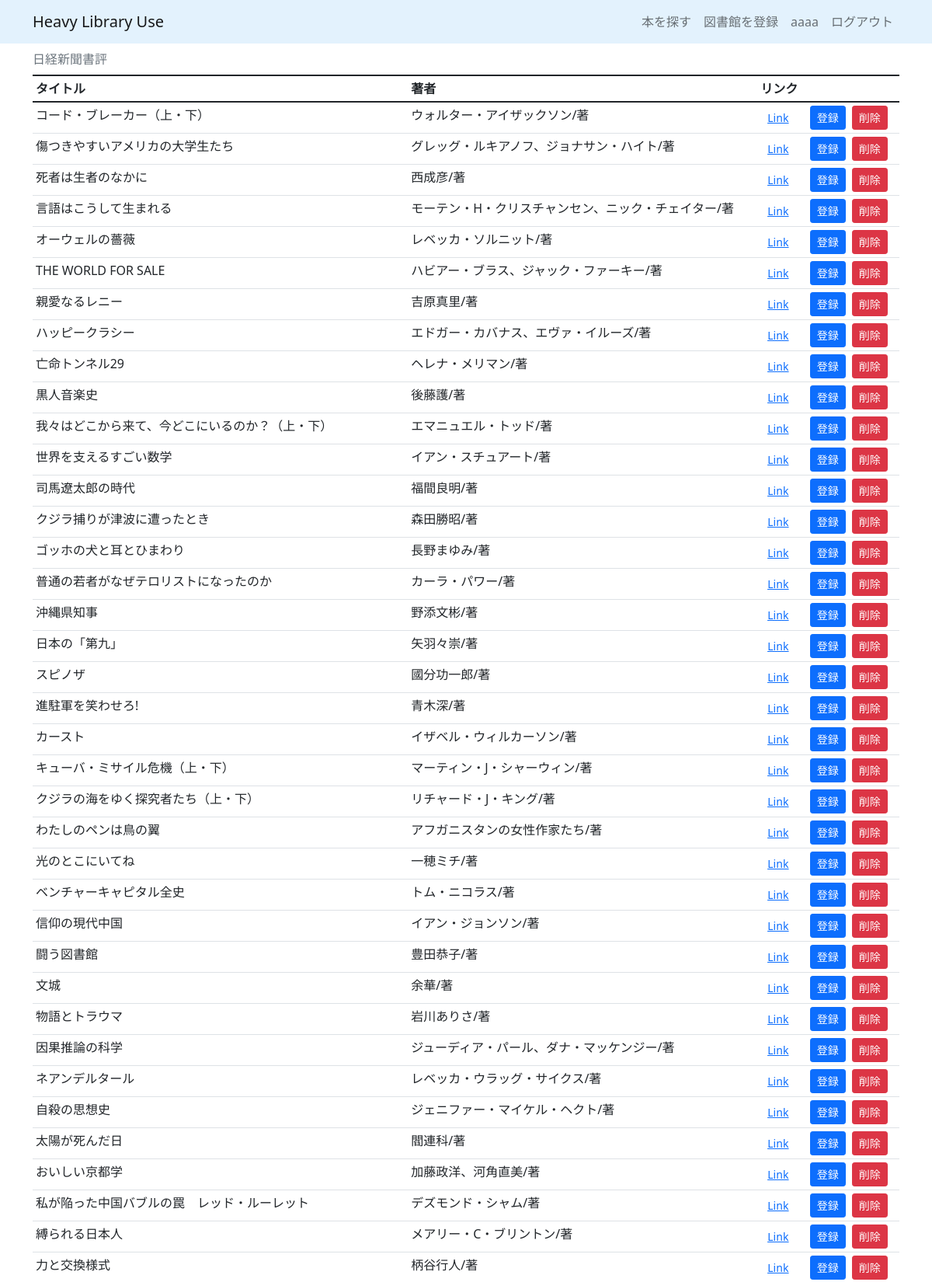
The app's page /recommend_book/日経新聞書評 (signed in, upper part) with its own data.
### apps/crud/models.py (models this page shows, shortened)
class User(db.Model, UserMixin):
    __tablename__ = "users"
    id = db.Column(db.Integer, primary_key=True)
    username = db.Column(db.String, index=True)
    email = db.Column(db.String, unique=True, index=True)
    password_hash = db.Column(db.String)
    created_at = db.Column(db.DateTime, default=datetime.now)
    updated_at = db.Column(db.DateTime, default=datetime.now, onupdate=datetime.now)
    user_books = db.relationship(
        "UserBook", backref="user", order_by="desc(UserBook.id)"
    )
    @property
    def password(self):
        raise AttributeError("読み取り不可")

### apps/detector/models.py (models this page shows)
class RecommendedBook(db.Model):
    __tablename__ = "recommended_books"
    id = db.Column(db.Integer, primary_key=True)
    media_id = db.Column(db.String)
    title = db.Column(db.String)
    authors = db.Column(db.String)
    link = db.Column(db.String)
    created_at = db.Column(db.DateTime, default=datetime.now)
    updated_at = db.Column(db.DateTime, default=datetime.now, onupdate=datetime.now)

### apps/detector/views.py (the view)
@dt.route("/recommend_book/<string:media_id>", methods=["GET"])
@login_required
def recommend_book(media_id):
    delete_form = DeleteForm()
    registrate_form = RegistrateForm()
    scrape(media_id)
    recommended_books = (
        db.session.query(RecommendedBook).order_by(RecommendedBook.id.desc()).all()
    )
    return render_template(
        "detector/recommend_book.html",
        delete_form=delete_form,
        registrate_form=registrate_form,
        recommended_books=recommended_books,
        media_id=media_id,
    )

### apps/detector/forms.py
class DeleteForm(FlaskForm):
    submit = SubmitField("削除")

class RegistrateForm(FlaskForm):
    submit = SubmitField("登録")

### apps/crud/models.py (called while the page is built)
@login_manager.user_loader
def load_user(user_id):
    return User.query.get(user_id)

### apps/detector/views.py (called while the page is built, shortened)
def scrape(media_id):
    if media_id == "日経新聞書評":
        query = db.session.query(RecommendedBook)
        if db.session.query(~query.exists()).scalar():
            last_updated_at = datetime.datetime(1900, 1, 1)
        else:
            last_updated_at = (
                query.order_by(RecommendedBook.updated_at.desc()).first().updated_at
            )
    return []

### apps/detector/templates/detector/recommend_book.html (shortened to what this page needs)
{% extends "detector/base.html" %}
{% block content %}
<table class="table table-hover table-sm caption-top">
    <caption>{{media_id}}</caption>
    <thead>
        <tr>
            <th scope="col">タイトル</th>
            <th scope="col">著者</th>
            <th scope="col">リンク</th>
            <th scope="col"></th>
        </tr>
    </thead>
    <tbody>
        {% for recommended_book in recommended_books %}
        <tr>
            <td>{{recommended_book.title}}</td>
            <td>{{recommended_book.authors}}</td>
            <td>
                <button type="button" class="btn btn-link btn-sm"><a href={{recommended_book.link}}
                        target="_blank">Link</a></button>
            </td>
            <td>
                <div class="d-flex flex-row">
                    <div class="px-1">
                        <form action="{{url_for('detector.registrate_recommended_book',book_id=recommended_book.id)}}"
                            method="POST">
                            {{ registrate_form.submit(class="btn btn-primary btn-sm")}}
                        </form>
                    </div>
                    <div class="px-1">
                        <form action="{{url_for('detector.delete_recommended_book',book_id=recommended_book.id)}}"
                            method="POST">
                            {{ delete_form.submit(class="btn btn-danger btn-sm")}}
                        </form>
                    </div>
                </div>
            </td>
        </tr>
        {% endfor %}
    </tbody>
</table>
{% endblock %}

### apps/detector/templates/detector/base.html (shortened to what this page needs)
<!DOCTYPE html>
<html lang="ja">
<head>
    <link rel="stylesheet" href="{{url_for('static',filename='css/bootstrap.min.css')}}" />
    <link rel="stylesheet" href="{{url_for('static',filename='css/style.css')}}" />
</head>
<body>
    <nav class="navbar navbar-expand-lg navbar-light" style="background-color: #e3f2fd;">
        <div class="container">
            <a class="navbar-brand" href="{{url_for('detector.index')}}">Heavy Library Use</a>
            <ul class="navbar-nav">
                <li class="nav-item">
                    <a href="{{url_for('detector.search_book')}}" class="nav-link">本を探す</a>
                </li>
                <li class="nav-item">
                    <a href="{{url_for('detector.search_library')}}" class="nav-link">図書館を登録</a>
                </li>
                {% if current_user.is_authenticated %}
                <li class="nav-iten">
                    <span class="nav-link">{{current_user.username}}</span>
                </li>
                <li class="nav-item">
                    <a href="{{url_for('auth.logout')}}" class="nav-link">ログアウト</a>
                </li>
                {% endif %}
            </ul>
        </div>
    </nav>
    <section class="container">
        {% block content %}{% endblock %}
    </section>
</body>
</html>

### records on screen
User: username "aaaa"
RecommendedBook: title "コード・ブレーカー（上・下）", authors "ウォルター・アイザックソン/著"
RecommendedBook: title "傷つきやすいアメリカの大学生たち", authors "グレッグ・ルキアノフ、ジョナサン・ハイト/著"
RecommendedBook: title "死者は生者のなかに", authors "西成彦/著"
RecommendedBook: title "言語はこうして生まれる", authors "モーテン・H・クリスチャンセン、ニック・チェイター/著"
RecommendedBook: title "オーウェルの薔薇", authors "レベッカ・ソルニット/著"
RecommendedBook: title "THE WORLD FOR SALE", authors "ハビアー・ブラス、ジャック・ファーキー/著"
RecommendedBook: title "親愛なるレニー", authors "吉原真里/著"
RecommendedBook: title "ハッピークラシー", authors "エドガー・カバナス、エヴァ・イルーズ/著"
RecommendedBook: title "亡命トンネル29", authors "ヘレナ・メリマン/著"
RecommendedBook: title "黒人音楽史", authors "後藤護/著"
RecommendedBook: title "我々はどこから来て、今どこにいるのか？（上・下）", authors "エマニュエル・トッド/著"
RecommendedBook: title "世界を支えるすごい数学", authors "イアン・スチュアート/著"
RecommendedBook: title "司馬遼太郎の時代", authors "福間良明/著"
RecommendedBook: title "クジラ捕りが津波に遭ったとき", authors "森田勝昭/著"
RecommendedBook: title "ゴッホの犬と耳とひまわり", authors "長野まゆみ/著"
RecommendedBook: title "普通の若者がなぜテロリストになったのか", authors "カーラ・パワー/著"
RecommendedBook: title "沖縄県知事", authors "野添文彬/著"
RecommendedBook: title "日本の「第九」", authors "矢羽々崇/著"
RecommendedBook: title "スピノザ", authors "國分功一郎/著"
RecommendedBook: title "進駐軍を笑わせろ!", authors "青木深/著"
RecommendedBook: title "カースト", authors "イザベル・ウィルカーソン/著"
RecommendedBook: title "キューバ・ミサイル危機（上・下）", authors "マーティン・J・シャーウィン/著"
RecommendedBook: title "クジラの海をゆく探究者たち（上・下）", authors "リチャード・J・キング/著"
RecommendedBook: title "わたしのペンは鳥の翼", authors "アフガニスタンの女性作家たち/著"
RecommendedBook: title "光のとこにいてね", authors "一穂ミチ/著"
RecommendedBook: title "ベンチャーキャピタル全史", authors "トム・ニコラス/著"
RecommendedBook: title "信仰の現代中国", authors "イアン・ジョンソン/著"
RecommendedBook: title "闘う図書館", authors "豊田恭子/著"
RecommendedBook: title "文城", authors "余華/著"
RecommendedBook: title "物語とトラウマ", authors "岩川ありさ/著"
RecommendedBook: title "因果推論の科学", authors "ジューディア・パール、ダナ・マッケンジー/著"
RecommendedBook: title "ネアンデルタール", authors "レベッカ・ウラッグ・サイクス/著"
RecommendedBook: title "自殺の思想史", authors "ジェニファー・マイケル・ヘクト/著"
RecommendedBook: title "太陽が死んだ日", authors "閻連科/著"
RecommendedBook: title "おいしい京都学", authors "加藤政洋、河角直美/著"
RecommendedBook: title "私が陥った中国バブルの罠 レッド・ルーレット", authors "デズモンド・シャム/著"
RecommendedBook: title "縛られる日本人", authors "メアリー・C・ブリントン/著"
RecommendedBook: title "力と交換様式", authors "柄谷行人/著"

### other values on screen
{{ media_id }} "日経新聞書評"
